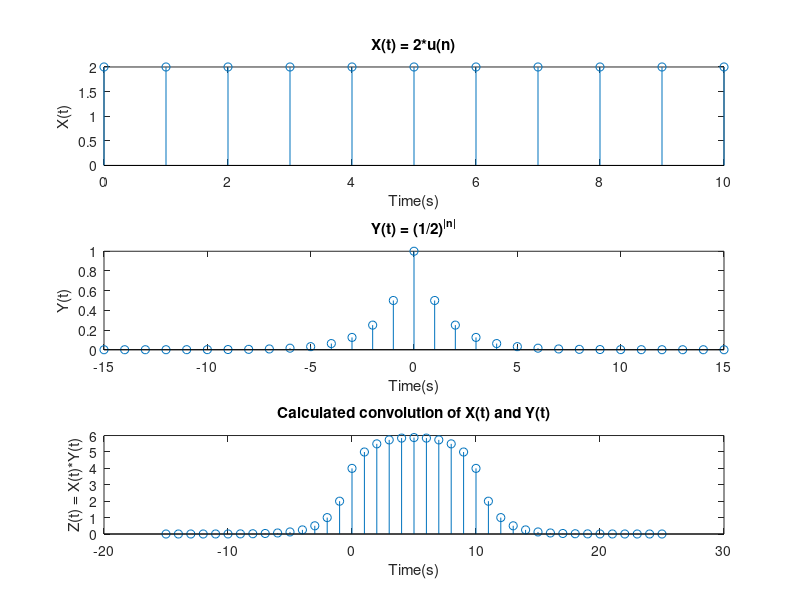
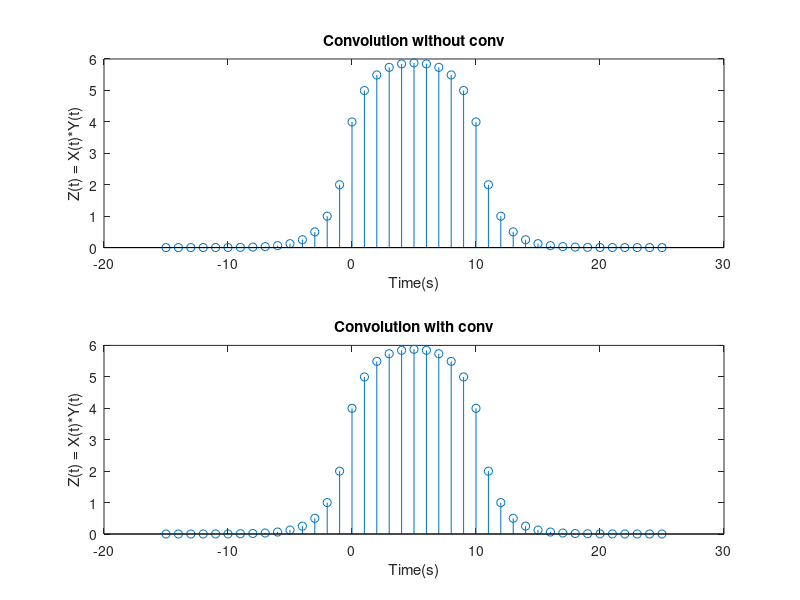
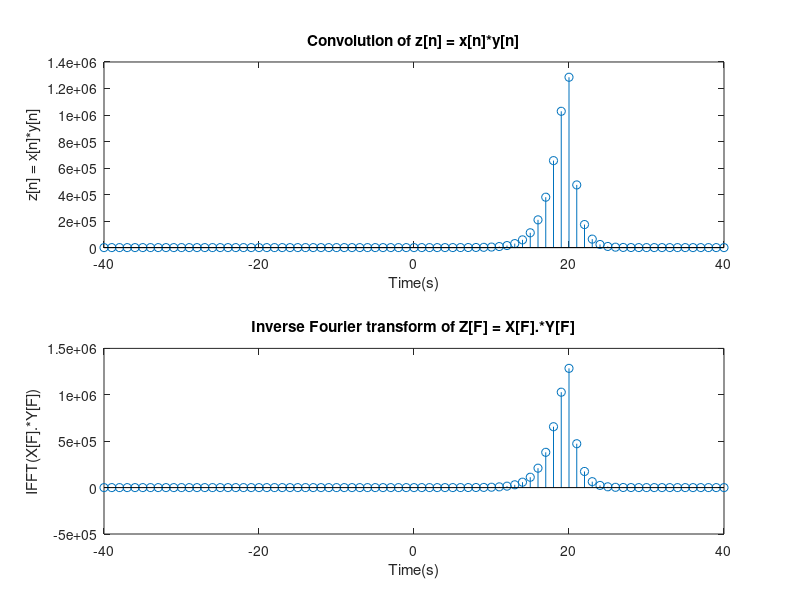
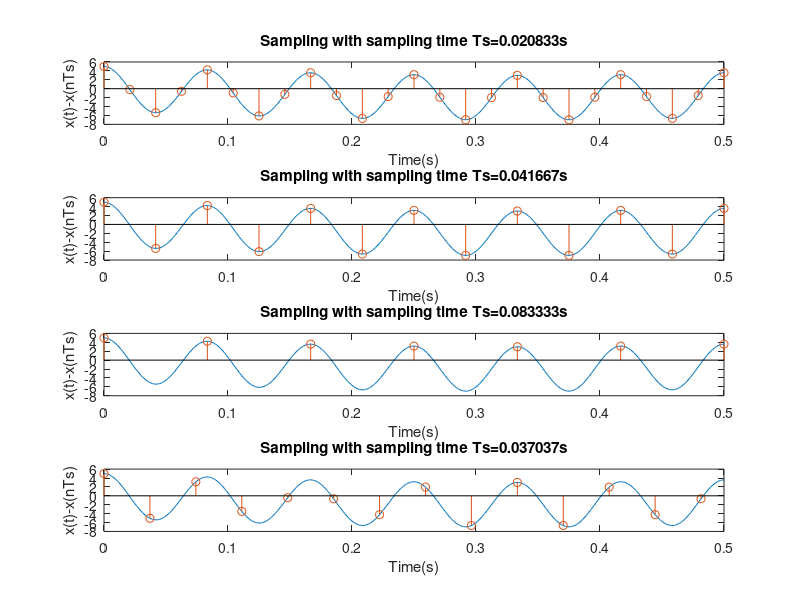

The MATLAB source for these figures, in order: (Note: this script raises an error after producing the figures.)
clear all;
close all;
clc;
%%%%%%%%%%%%%%%%%%%%%%%%%%%%%%%%%%%%%%%%%
%1A)
nx = 0:10;
X = 2 * (nx>=0); %x(n) = 2*u(n)

ny = -15:15;
Y = (1/2).^(abs(ny)); %y(n) = 1/2^(|n|)

len_x = length(X);
len_y = length(Y);
len_z = len_x + len_y - 1;

x0 = [ zeros(1, len_y-1) X zeros(1, len_y-1)];  %padding X(t) with zeros
y_rev = Y(end:-1:1);    %Y(-t)

for i =1:len_z
    y_rev0 = [ zeros(1, (i-1)) y_rev zeros(1, (len_z-i))]; %padding Y(-t+i)
    z1(i) = sum(x0.*y_rev0); 
end


figure;
subplot(3,1,1);
stem(nx, X);
title('X(t) = 2*u(n)');
xlabel('Time(s)');
ylabel('X(t)');


subplot(3,1,2);
stem(ny, Y);
title('Y(t) = (1/2)^{|n|}');
xlabel('Time(s)');
ylabel('Y(t)');

nz = nx(1)+ny(1):nx(end)+ny(end);
subplot(3,1,3);
stem(nz, z1);
title('Calculated convolution of X(t) and Y(t)');
xlabel('Time(s)');
ylabel('Z(t) = X(t)*Y(t)');



figure;
z2 = conv(X, Y);

subplot(2,1,1);
stem(nz, z1);
title('Convolution without conv');
xlabel('Time(s)');
ylabel('Z(t) = X(t)*Y(t)');



subplot(2,1,2);
stem(nz, z2);
title('Convolution with conv');
xlabel('Time(s)');
ylabel('Z(t) = X(t)*Y(t)');


%%%%%%%%%%%%%%%%%%%%%%%%%%%%%%%%%%%%%%%%%%%%
%1B)
n=-20:20;
x = exp(-abs(n)); %x[n] = e^[|n|]
y = 2.^n; %y[n] = 2^n
z = conv(x,y);
nz = 2*n(1):2*n(end);

figure;
subplot(2,1,1);
stem(nz, z);
title("Convolution of z[n] = x[n]*y[n]");
xlabel('Time(s)');
ylabel('z[n] = x[n]*y[n]');

x_F = fft(x, length(nz));
y_F = fft(y, length(nz));
z_F=x_F.*y_F;

z_t=ifft(z_F);
subplot(2,1,2);
stem(nz,z_t);
title("Inverse Fourier transform of Z[F] = X[F].*Y[F]");
xlabel('Time(s)');
ylabel('IFFT(X[F].*Y[F])');

%%%%%%%%%%%%%%%%%%%%%%%%%%%%%%%%%%%%%%%%%%%%%%%
%2.
t = 0:10^-3:500*10^-3;
x = 5*cos(24*pi*t) - 2*sin(1.5*pi*t);

T_s = [1/48 1/24 1/12 1/27];
figure;
for i=1:4
    Ts = T_s(i);
    
    n = 0:floor(500*10^-3/Ts);
    Xn = 5*cos(24*pi*n*Ts) - 2*sin(1.5*pi*n*Ts);
    
    subplot(4,1,i);
    plot(t, x);
    hold on;
    stem(n*Ts, Xn);
    title(sprintf('Sampling with sampling time Ts=%fs', Ts));
    xlabel('Time(s)');
    ylabel('x(t)-x(nTs)');
    
end
%%%%%%%%%%%%%%%%%%%%%%%%%%%%%%%%%%%%%%%%%%%%%%%
%3a

fa=20;
fb=40;

%sampling frequency
fs=90;    
Ts=1/fs;

%samples
N=128;    
n=0:N;

x=10*cos(2*pi*fa*Ts*n);
y=4*sin(2*pi*fb*Ts*n+5);

z=x-y;

figure;
stem(n,z);
xlabel('Time');
title('x(t)=10cos(2*pi*20t)-4sin(2*pi*40t+5)');

%[-fs/2:fs/N:fs/2]
f_axis=-fs/2:fs/N:fs/2; 
Zf=fftshift(fft(z));
%pause;
figure;
stem(f_axis,abs(Zf));
xlabel('Frequency Hz');
title('Fourier transform of x2(t)=10*cos(2*pi*20*t)-4*sin(2*pi*40*t+5)');






%%%%%%%%%%%%%%%%%%%%%%%%%%%%%%%%%%%%%%%%%%%%%%%
%3b

for f0=100:125:475
     function1(f0);
end

for f0=7525:125:7900
    function1(f0);
end




function  function1(f0)
    fs=8000; %sampling frequency 
    Ts=1/fs;
    f=27; 
    N=128;  %samples
       
    n=0:N;
    t=n*Ts;
    x=sin(2*pi*f0*t+f);
    figure; 
    stem(n,x);
    xlabel('Time');
    title(sprintf('x(t)=cos(2*pi*%0.f*t+%0.f)',f0,f));
    
    %FOURIER
    f_axis=-fs/2:fs/N:fs/2; 
    Xf=fftshift(fft(x));  
    figure; 
    stem(f_axis,abs(Xf));
    xlabel('Frequency Hz');
    title(sprintf('The Fourier transform of x(t)=cos(2*pi*%0.f*t+%0.f)',f0,f));
end 



